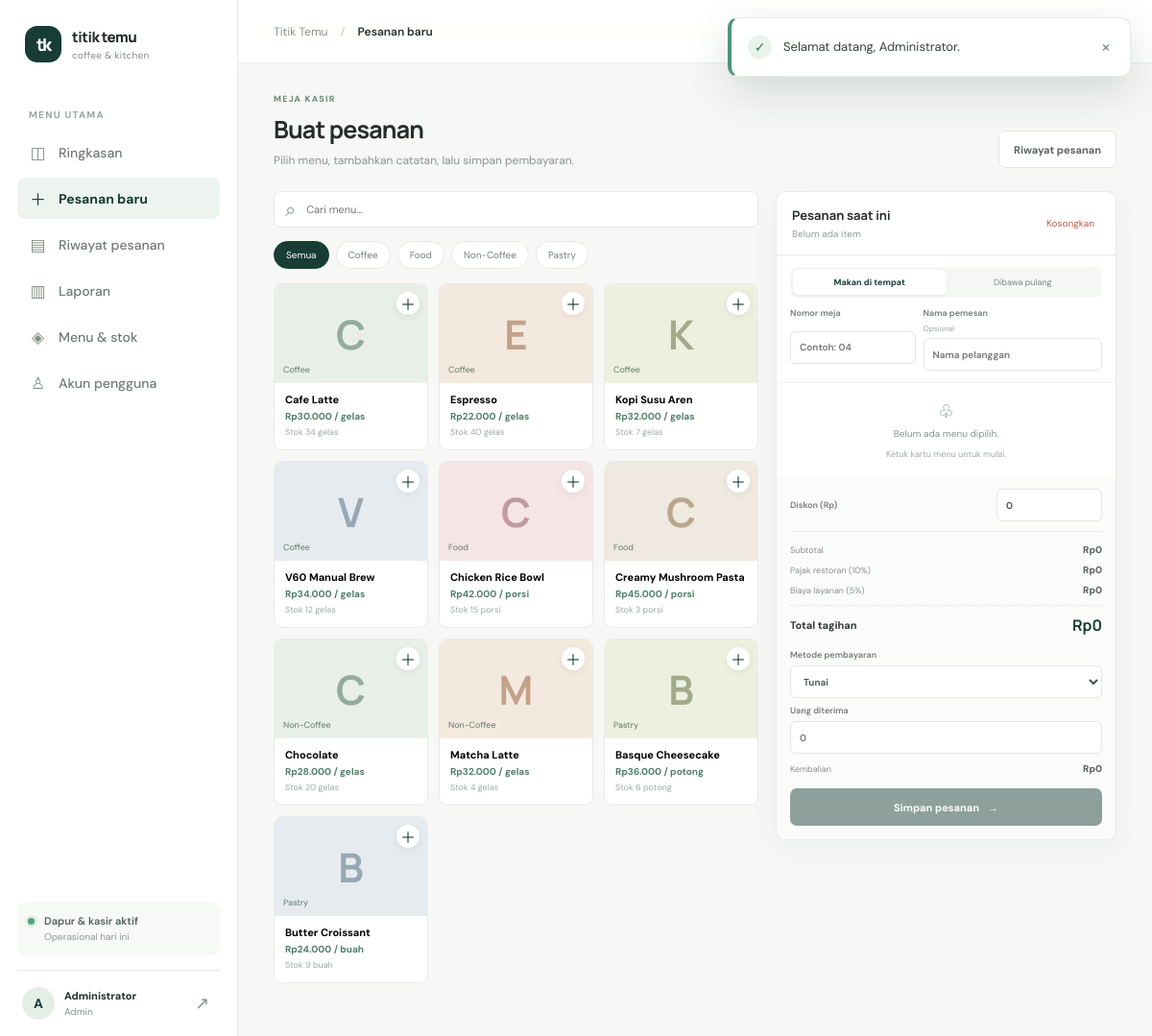
Page /?page=transaction (signed in) on the committed database.
### tables this page shows
CREATE TABLE IF NOT EXISTS categories (
  id BIGINT UNSIGNED AUTO_INCREMENT PRIMARY KEY,
  name VARCHAR(80) NOT NULL UNIQUE,
  slug VARCHAR(100) NOT NULL UNIQUE,
  status ENUM('active','inactive') NOT NULL DEFAULT 'active',
  created_at TIMESTAMP NOT NULL DEFAULT CURRENT_TIMESTAMP
);

CREATE TABLE IF NOT EXISTS products (
  id BIGINT UNSIGNED AUTO_INCREMENT PRIMARY KEY,
  category_id BIGINT UNSIGNED NOT NULL,
  sku VARCHAR(30) NOT NULL UNIQUE,
  name VARCHAR(120) NOT NULL,
  selling_price INT UNSIGNED NOT NULL,
  cost_price INT UNSIGNED NOT NULL DEFAULT 0,
  stock INT UNSIGNED NOT NULL DEFAULT 0,
  unit VARCHAR(24) NOT NULL DEFAULT 'porsi',
  status ENUM('active','inactive') NOT NULL DEFAULT 'active',
  created_at TIMESTAMP NOT NULL DEFAULT CURRENT_TIMESTAMP,
  updated_at TIMESTAMP NOT NULL DEFAULT CURRENT_TIMESTAMP ON UPDATE CURRENT_TIMESTAMP,
  CONSTRAINT fk_products_category FOREIGN KEY(category_id) REFERENCES categories(id) ON UPDATE CASCADE ON DELETE RESTRICT,
  INDEX idx_products_status_stock(status,stock), INDEX idx_products_name(name)
);

### app/Presentation/Http/PosController.php (called while the page is built, shortened)
<?php
final class PosController
{
    public function dispatch(): void
    {
        $page=(string)($_GET['page']??(\current_user()?'dashboard':'login'));
        $flash=\take_flash();
        $data=$this->pageData($page);
        require dirname(__DIR__,2).'/views/layout.php';
    }
    private function pageData(string $page): array
    {
        $ownerId=\is_admin()?null:(int)\current_user()['id'];
        return match($page){
            'dashboard'=>$this->backOffice->dashboard($ownerId),
            'transaction'=>$this->backOffice->transactionCatalog(),
            'orders'=>['orders'=>$this->backOffice->orders($ownerId)],
            'receipt'=>$this->receiptPage((int)($_GET['id']??0),$ownerId),
            'reports'=>$this->backOffice->report($_GET),
            'products'=>$this->backOffice->productPage($_GET),
            'users'=>$this->backOffice->userPage($_GET),
            default=>[],
        };
    }
}

### public/index.php (called while the page is built, shortened)
<?php
require dirname(__DIR__) . '/app/bootstrap.php';
$controller->dispatch();

### app/Presentation/Support/helpers.php (called while the page is built, shortened)
<?php
function e(mixed $value): string { return htmlspecialchars((string) $value, ENT_QUOTES | ENT_SUBSTITUTE, 'UTF-8'); }
function rupiah(int|float|string $value): string { return 'Rp' . number_format((float) $value, 0, ',', '.'); }
function url(string $page = 'dashboard', array $params = []): string { return '?' . http_build_query(['page' => $page] + $params); }
function take_flash(): ?array { $flash = $_SESSION['_flash'] ?? null; unset($_SESSION['_flash']); return $flash; }
function current_user(): ?array { return $_SESSION['user'] ?? null; }
function is_admin(): bool { return in_array(current_user()['role'] ?? '', ['admin', 'manager'], true); }

### app/Infrastructure/Persistence/PdoBackOfficeRepository.php (called while the page is built, shortened)
<?php
final class PdoBackOfficeRepository implements BackOfficeRepository, AuthRepository
{
    public function transactionCatalog(): array
    {
        $categories=$this->pdo->query("SELECT id,name FROM categories WHERE status='active' ORDER BY name")->fetchAll();
        $products=$this->pdo->query("SELECT p.id,p.name,p.selling_price,p.stock,p.unit,p.category_id,c.name category FROM products p JOIN categories c ON c.id=p.category_id WHERE p.status='active' AND c.status='active' AND p.stock>0 ORDER BY c.name,p.name")->fetchAll();
        return ['categories'=>$categories,'products'=>$products];
    }
}

### app/Application/Services/BackOfficeService.php (called while the page is built, shortened)
<?php
final class BackOfficeService
{
    public function transactionCatalog(): array { return $this->repository->transactionCatalog(); }
}

### app/views/transaction.php (the view, shortened to what this page needs)
<div class="page-heading"><div><p class="eyebrow">MEJA KASIR</p><h1>Buat pesanan</h1><p class="page-subtitle">Pilih menu, tambahkan catatan, lalu simpan pembayaran.</p></div><a class="button button-quiet" href="<?=e(url('orders'))?>">Riwayat pesanan</a></div>
<div class="pos-layout"><section class="pos-menu"><div class="menu-toolbar"><label class="search-box"><span>⌕</span><input id="menuSearch" placeholder="Cari menu..." aria-label="Cari menu"></label><div class="category-pills"><button class="category-pill selected" data-category="all">Semua</button><?php foreach($data['categories'] as $c):?><button class="category-pill" data-category="<?=$c['id']?>"><?=e($c['name'])?></button><?php endforeach?></div></div><div class="menu-grid" id="menuGrid"><?php foreach($data['products'] as $i=>$p):?><button type="button" class="menu-card" data-id="<?=$p['id']?>" data-name="<?=e($p['name'])?>" data-price="<?=$p['selling_price']?>" data-unit="<?=e($p['unit'])?>" data-category="<?=$p['category_id']?>" data-stock="<?=$p['stock']?>"><span class="menu-photo photo-<?=$i%6?>"><span><?=e(mb_strtoupper(mb_substr($p['name'],0,1)))?></span><small><?=e($p['category'])?></small></span><span class="menu-info"><strong><?=e($p['name'])?></strong><span><?=rupiah($p['selling_price'])?> / <?=e($p['unit'])?></span><small>Stok <?=$p['stock']?> <?=e($p['unit'])?></small></span><span class="add-menu">＋</span></button><?php endforeach?></div></section>
<aside class="order-panel"><div class="order-panel-head"><div><h2>Pesanan saat ini</h2><p id="cartCount"></p></div><button type="button" class="clear-cart" id="clearCart">Kosongkan</button></div><div class="order-fields"><div class="segmented"><label><span>Makan di tempat</span></label><label><span>Dibawa pulang</span></label></div><div class="field-row" id="orderFields"><label id="tableField">Nomor meja<input id="tableNumber" placeholder="Contoh: 04"></label><label>Nama pemesan <small>Opsional</small><input id="customerName" placeholder="Nama pelanggan"></label></div></div><div class="cart-items" id="cartItems"></div><div class="order-bottom"><label class="discount-field">Diskon (Rp)<input type="number" min="0" step="1000" id="discount" value="0"></label><div class="totals"><div><span>Subtotal</span><strong id="subtotal"></strong></div><div><span>Pajak restoran (10%)</span><strong id="tax"></strong></div><div><span>Biaya layanan (5%)</span><strong id="service"></strong></div><div class="grand-total"><span>Total tagihan</span><strong id="grandTotal"></strong></div></div><label class="payment-select">Metode pembayaran<select id="paymentMethod"><option value="cash">Tunai</option></select></label><label id="paidField" class="payment-select">Uang diterima<input id="amountPaid" type="number" min="0" placeholder="0"></label><div class="change-line">Kembalian <strong id="changeAmount"></strong></div><form method="post" id="orderForm"><button class="button button-primary button-wide" type="submit" id="submitOrder">Simpan pesanan <span>→</span></button></form></div></aside></div>

### app/views/layout.php (shortened to what this page needs)
<?php
$title=['dashboard'=>'Ringkasan','transaction'=>'Pesanan baru','orders'=>'Riwayat pesanan','reports'=>'Laporan penjualan','products'=>'Menu & stok','users'=>'Akun pengguna','receipt'=>'Struk'][$page]??'Titik Temu Kopi';
$nav=[['dashboard','Ringkasan','◫'],['transaction','Pesanan baru','＋'],['orders','Riwayat pesanan','▤']];if(is_admin())array_push($nav,['reports','Laporan','▥'],['products','Menu & stok','◈'],['users','Akun pengguna','♙']);
?><!doctype html><html lang="id"><head><link rel="stylesheet" href="assets/app.css"></head><body>
<aside class="sidebar"><a class="brand" href="<?=e(url('dashboard'))?>"><span class="brand-mark">tk</span><span><strong>titik temu</strong><small>coffee & kitchen</small></span></a><div class="side-caption">MENU UTAMA</div><nav class="side-nav"><?php foreach($nav as [$key,$label,$icon]):?><a class="side-link <?=$page===$key?'active':''?>" href="<?=e(url($key))?>"><span class="nav-icon"><?=$icon?></span><?=$label?></a><?php endforeach?></nav><div class="sidebar-note"><span class="dot"></span><span>Dapur & kasir aktif<small>Operasional hari ini</small></span></div><div class="profile"><div class="avatar"><?=e(mb_strtoupper(mb_substr(current_user()['name'],0,1)))?></div><div class="profile-name"><strong><?=e(current_user()['name'])?></strong><small><?=e(ucfirst(current_user()['role']))?></small></div><form method="post"><input type="hidden" name="_token" value="<?=e(csrf_token())?>"><button class="icon-button" name="action" value="logout" title="Keluar" aria-label="Keluar">↗</button></form></div></aside>
<main class="main"><header class="topbar"><button class="mobile-menu" id="menuToggle" aria-label="Buka menu">☰</button><div class="crumb">Titik Temu <span>/</span> <strong><?=e($title)?></strong></div><div class="top-right"><span class="today"><?=e(date('l, d F Y'))?></span><span class="live-pill"><i></i> Buka</span></div></header><div class="content"><?php if($flash):?><div class="flash <?=$flash['type']==='error'?'flash-error':'flash-success'?>" role="status"><?=e($flash['message'])?><button onclick="this.parentElement.remove()" aria-label="Tutup">×</button></div><?php endif?><?php require __DIR__ . '/' . $page . '.php'; ?></div></main><script src="assets/app.js"></script></body></html>

### rows in the picture
categories: name "Coffee"
categories: name "Food"
categories: name "Non-Coffee"
categories: name "Pastry"
products: name "C", category.name "Coffee", name "Cafe Latte", selling_price "Rp30.000", unit "gelas", stock "34"
products: name "E", category.name "Coffee", name "Espresso", selling_price "Rp22.000", unit "gelas", stock "40"
products: name "K", category.name "Coffee", name "Kopi Susu Aren", selling_price "Rp32.000", unit "gelas", stock "7"
products: name "V", category.name "Coffee", name "V60 Manual Brew", selling_price "Rp34.000", unit "gelas", stock "12"
products: name "C", category.name "Food", name "Chicken Rice Bowl", selling_price "Rp42.000", unit "porsi", stock "15"
products: name "C", category.name "Food", name "Creamy Mushroom Pasta", selling_price "Rp45.000", unit "porsi", stock "3"
products: name "C", category.name "Non-Coffee", name "Chocolate", selling_price "Rp28.000", unit "gelas", stock "20"
products: name "M", category.name "Non-Coffee", name "Matcha Latte", selling_price "Rp32.000", unit "gelas", stock "4"
products: name "B", category.name "Pastry", name "Basque Cheesecake", selling_price "Rp36.000", unit "potong", stock "6"
products: name "B", category.name "Pastry", name "Butter Croissant", selling_price "Rp24.000", unit "buah", stock "9"

### other values in the picture
$icon "◫"
$label "Ringkasan"
$icon "＋"
$label "Pesanan baru"
$icon "▤"
$label "Riwayat pesanan"
$icon "▥"
$label "Laporan"
$icon "◈"
$label "Menu & stok"
$icon "♙"
$label "Akun pengguna"
mb_strtoupper(mb_substr(current_user()['name'],0,1)) "A"
current_user()['name'] "Administrator"
current_user()['role'] "Admin"
